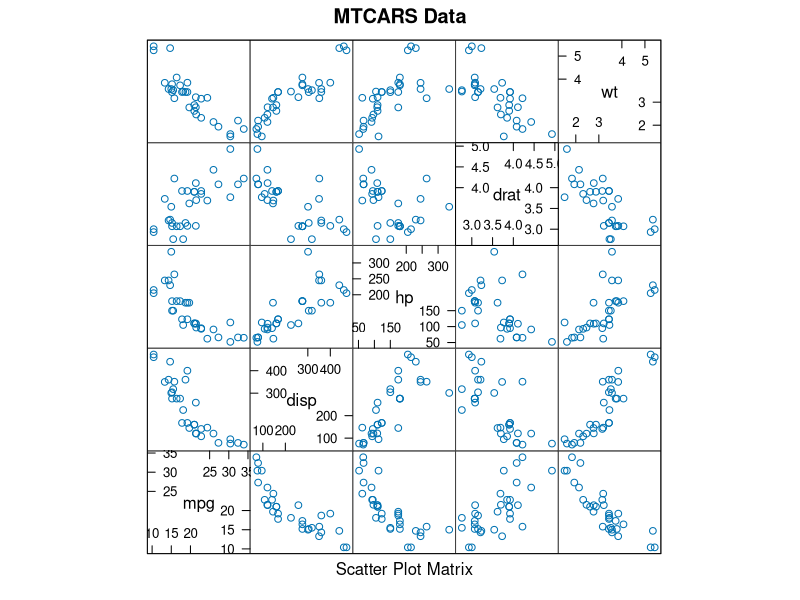
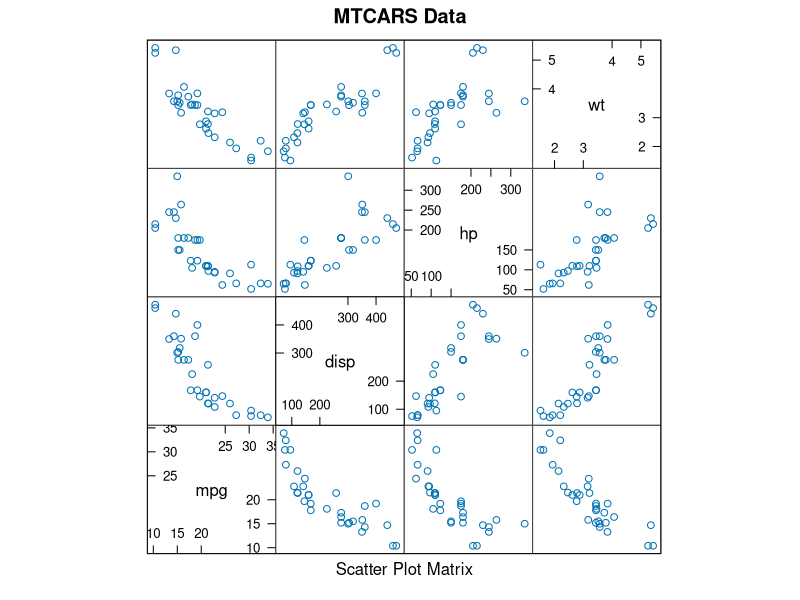

Source code (R) for these figures, in order: (Note: this script raises an error after producing the figures.)
#Problem 7
#Scatter plots 


library(lattice)
splom(mtcars[c(1,3,4,5,6)], main="MTCARS Data")
splom(mtcars[c(1,3,4,6)], main="MTCARS Data")
splom(mtcars[c(1,3,4,6)], col=rainbow(),main="MTCARS Data")

splom(rock[c(1,2,3,4)], main="ROCK Data")

library(lattice)
splom(mtcars[c(1,3,4,5,6)], main="women")
splom(mtcars[c(1,3,4,6)], main="women")





